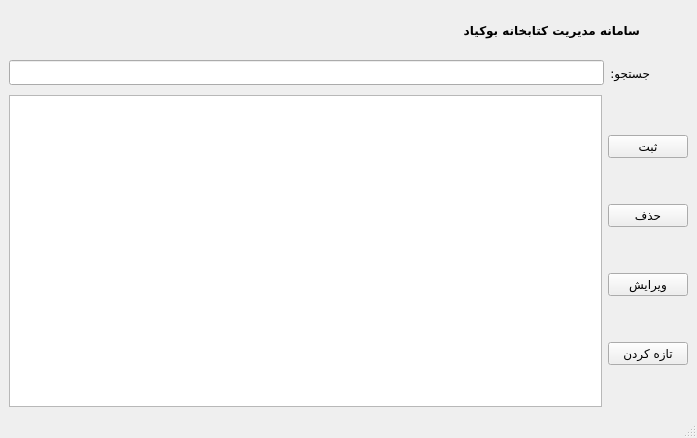
<?xml version="1.0" encoding="UTF-8"?>
<ui version="4.0">
 <class>MemberForm</class>
 <widget class="QMainWindow" name="MemberForm">
  <property name="windowModality">
   <enum>Qt::ApplicationModal</enum>
  </property>
  <property name="geometry">
   <rect>
    <x>0</x>
    <y>0</y>
    <width>697</width>
    <height>438</height>
   </rect>
  </property>
  <property name="minimumSize">
   <size>
    <width>697</width>
    <height>438</height>
   </size>
  </property>
  <property name="maximumSize">
   <size>
    <width>697</width>
    <height>438</height>
   </size>
  </property>
  <property name="font">
   <font>
    <family>IRANSansX</family>
   </font>
  </property>
  <property name="windowTitle">
   <string>پنل اعضا</string>
  </property>
  <widget class="QWidget" name="centralwidget">
   <layout class="QVBoxLayout" name="verticalLayout">
    <item>
     <layout class="QHBoxLayout" name="horizontalLayout">
      <item>
       <widget class="QLabel" name="label_text">
        <property name="font">
         <font>
          <family>IRANSansX</family>
          <bold>true</bold>
         </font>
        </property>
        <property name="text">
         <string>سامانه مدیریت کتابخانه بوکیاد</string>
        </property>
       </widget>
      </item>
      <item>
       <widget class="QLabel" name="label_icon">
        <property name="minimumSize">
         <size>
          <width>42</width>
          <height>42</height>
         </size>
        </property>
        <property name="maximumSize">
         <size>
          <width>42</width>
          <height>42</height>
         </size>
        </property>
        <property name="text">
         <string/>
        </property>
        <property name="pixmap">
         <pixmap resource="icons.qrc">:/icons/logo.png</pixmap>
        </property>
        <property name="scaledContents">
         <bool>true</bool>
        </property>
       </widget>
      </item>
     </layout>
    </item>
    <item>
     <layout class="QHBoxLayout" name="horizontalLayout_2">
      <item>
       <widget class="QLineEdit" name="lineEdit_search"/>
      </item>
      <item>
       <widget class="QLabel" name="label_search_text">
        <property name="text">
         <string>جستجو:</string>
        </property>
       </widget>
      </item>
      <item>
       <widget class="QLabel" name="label_search_icon">
        <property name="minimumSize">
         <size>
          <width>32</width>
          <height>32</height>
         </size>
        </property>
        <property name="maximumSize">
         <size>
          <width>32</width>
          <height>32</height>
         </size>
        </property>
        <property name="text">
         <string/>
        </property>
        <property name="pixmap">
         <pixmap resource="icons.qrc">:/icons/search.png</pixmap>
        </property>
        <property name="scaledContents">
         <bool>true</bool>
        </property>
       </widget>
      </item>
     </layout>
    </item>
    <item>
     <layout class="QHBoxLayout" name="horizontalLayout_3">
      <item>
       <widget class="QTableView" name="tableView">
        <property name="layoutDirection">
         <enum>Qt::RightToLeft</enum>
        </property>
       </widget>
      </item>
      <item>
       <layout class="QVBoxLayout" name="verticalLayout_2">
        <item>
         <widget class="QPushButton" name="pushButton_insert">
          <property name="text">
           <string>ثبت</string>
          </property>
         </widget>
        </item>
        <item>
         <widget class="QPushButton" name="pushButton_delete">
          <property name="text">
           <string>حذف</string>
          </property>
         </widget>
        </item>
        <item>
         <widget class="QPushButton" name="pushButton_edit">
          <property name="text">
           <string>ویرایش</string>
          </property>
         </widget>
        </item>
        <item>
         <widget class="QPushButton" name="pushButton_refresh">
          <property name="text">
           <string>تازه کردن</string>
          </property>
         </widget>
        </item>
       </layout>
      </item>
     </layout>
    </item>
   </layout>
  </widget>
  <widget class="QMenuBar" name="menubar">
   <property name="geometry">
    <rect>
     <x>0</x>
     <y>0</y>
     <width>697</width>
     <height>23</height>
    </rect>
   </property>
  </widget>
  <widget class="QStatusBar" name="statusbar"/>
 </widget>
 <resources>
  <include location="icons.qrc"/>
 </resources>
 <connections/>
</ui>
